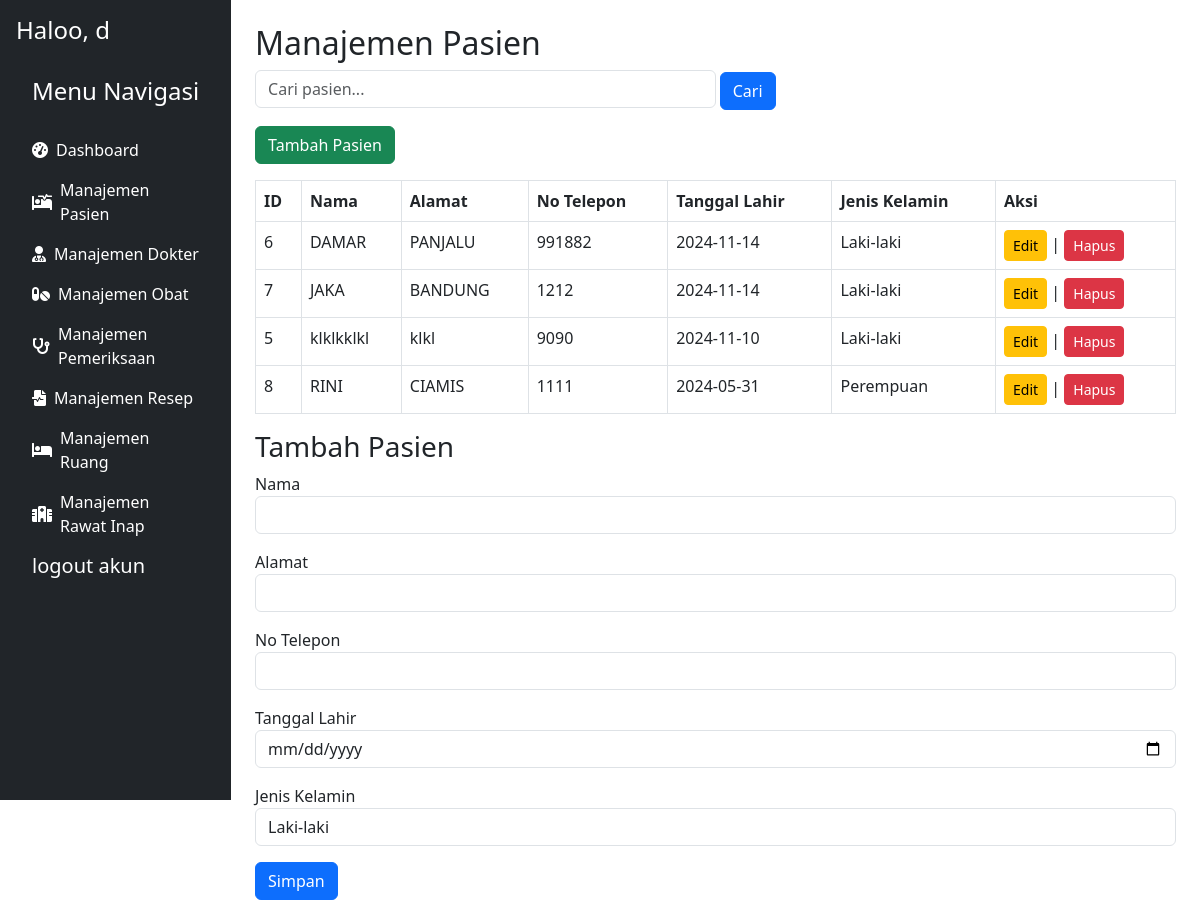
/pasien.php (signed in), run on the app's committed database.
### tables this page shows
CREATE TABLE `pasien` (
  `id_pasien` int(11) NOT NULL,
  `nama` varchar(100) NOT NULL,
  `alamat` text DEFAULT NULL,
  `no_telepon` varchar(15) DEFAULT NULL,
  `tanggal_lahir` date DEFAULT NULL,
  `jenis_kelamin` varchar(20) DEFAULT NULL
);

### pasien.php (the view, shortened to what this page needs)
<?php
include 'db.php';
$search = isset($_GET['search']) ? $_GET['search'] : '';
$result = $conn->query("SELECT * FROM pasien WHERE nama LIKE '%$search%' ORDER BY nama ASC");
?>
<!DOCTYPE html>
<html lang="id">
<head>
    <link rel="stylesheet" href="styles.css">
    <link href="https://cdn.jsdelivr.net/npm/bootstrap@5.3.0/dist/css/bootstrap.min.css" rel="stylesheet">
</head>
<body>
    <div class="d-flex ">
        <?php include 'sidebar.php'; ?>
        <div class="container-fluid p-4">
            <h2>Manajemen Pasien</h2>
            <form method="GET" action="" class="mb-3">
                <input type="text" name="search" placeholder="Cari pasien..." class="form-control d-inline w-50">
                <button type="submit" class="btn btn-primary">Cari</button>
            </form>
            <a href="pasien.php" class="btn btn-success mb-3">Tambah Pasien</a>
            <table class="table table-bordered">
                <thead>
                    <tr>
                        <th>ID</th>
                        <th>Nama</th>
                        <th>Alamat</th>
                        <th>No Telepon</th>
                        <th>Tanggal Lahir</th>
                        <th>Jenis Kelamin</th>
                        <th>Aksi</th>
                    </tr>
                </thead>
                <tbody>
                    <?php while ($row = $result->fetch_assoc()): ?>
                    <tr>
                        <td><?= $row['id_pasien']; ?></td>
                        <td><?= $row['nama']; ?></td>
                        <td><?= $row['alamat']; ?></td>
                        <td><?= $row['no_telepon']; ?></td>
                        <td><?= $row['tanggal_lahir']; ?></td>
                        <td><?= $row['jenis_kelamin']; ?></td>
                        <td>
                            <a href="pasien.php?id=<?= $row['id_pasien']; ?>" class="btn btn-warning btn-sm">Edit</a> |
                            <a href="hapus_pasien.php?id=<?= $row['id_pasien']; ?>" class="btn btn-danger btn-sm" onclick="return confirm('Yakin ingin menghapus?')">Hapus</a>
                        </td>
                    </tr>
                    <?php endwhile; ?>
                </tbody>
            </table>
            <h3><?= isset($_GET['id']) ? 'Edit' : 'Tambah'; ?> Pasien</h3>
            <form method="POST" action="">
                <div class="mb-3">
                    <label>Nama</label>
                    <input type="text" name="nama" class="form-control" value="<?= isset($data_edit['nama']) ? $data_edit['nama'] : ''; ?>" required>
                </div>
                <div class="mb-3">
                    <label>Alamat</label>
                    <input type="text" name="alamat" class="form-control" value="<?= isset($data_edit['alamat']) ? $data_edit['alamat'] : ''; ?>" required>
                </div>
                <div class="mb-3">
                    <label>No Telepon</label>
                    <input type="text" name="no_telepon" class="form-control" value="<?= isset($data_edit['no_telepon']) ? $data_edit['no_telepon'] : ''; ?>" required>
                </div>
                <div class="mb-3">
                    <label>Tanggal Lahir</label>
                    <input type="date" name="tanggal_lahir" class="form-control" value="<?= isset($data_edit['tanggal_lahir']) ? $data_edit['tanggal_lahir'] : ''; ?>" required>
                </div>
                <div class="mb-3">
                    <label>Jenis Kelamin</label>
                    <select name="jenis_kelamin" class="form-control" required>
                        <option value="Laki-laki" <?= isset($data_edit['jenis_kelamin']) && $data_edit['jenis_kelamin'] == 'Laki-laki' ? 'selected' : ''; ?>>Laki-laki</option>
                    </select>
                </div>
                <button type="submit" name="tambah_pasien" class="btn btn-primary">Simpan</button>
            </form>
        </div>
    </div>
</body>
</html>

### sidebar.php (shortened to what this page needs)
<?php
$username = $_SESSION['username'];
?>
<!DOCTYPE html>
<html lang="en">
<head>
    <link href="https://cdnjs.cloudflare.com/ajax/libs/font-awesome/6.0.0-beta3/css/all.min.css" rel="stylesheet">
    <link rel="stylesheet" href="styles.css">
</head>
<body>
<div class="bg-dark text-white vh-100 p-3">
<h4>Haloo, <?php echo $username; ?></h4><br>
    <h4 class="mb-4 text-center">Menu Navigasi</h4>
    <ul class="nav flex-column">
        <li class="nav-item">
            <a class="nav-link text-white d-flex align-items-center" href="index.php">
                <i class="fas fa-tachometer-alt me-2"></i> Dashboard
            </a>
        </li>
        <li class="nav-item">
            <a class="nav-link text-white d-flex align-items-center" href="pasien.php">
                <i class="fas fa-procedures me-2"></i> Manajemen Pasien
            </a>
        </li>
        <li class="nav-item">
            <a class="nav-link text-white d-flex align-items-center" href="dokter.php">
                <i class="fas fa-user-md me-2"></i> Manajemen Dokter
            </a>
        </li>
        <li class="nav-item">
            <a class="nav-link text-white d-flex align-items-center" href="obat.php">
                <i class="fas fa-pills me-2"></i> Manajemen Obat
            </a>
        </li>
        <li class="nav-item">
            <a class="nav-link text-white d-flex align-items-center" href="pemeriksaan.php">
                <i class="fas fa-stethoscope me-2"></i> Manajemen Pemeriksaan
            </a>
        </li>
        <li class="nav-item">
            <a class="nav-link text-white d-flex align-items-center" href="resep.php">
                <i class="fas fa-file-medical-alt me-2"></i> Manajemen Resep
            </a>
        </li>
        <li class="nav-item">
            <a class="nav-link text-white d-flex align-items-center" href="ruang.php">
                <i class="fas fa-bed me-2"></i> Manajemen Ruang
            </a>
        </li>
        <li class="nav-item">
            <a class="nav-link text-white d-flex align-items-center" href="rawat_inap.php">
                <i class="fas fa-hospital me-2"></i> Manajemen Rawat Inap
            </a>
        </li class="nav-item">
        <h5><a class="nav-link text-white d-flex align-items-center" href="logout.php">logout akun</a></h5>
    </ul>
</div>
</body>
</html>

### data on the page
pasien: id_pasien "6", nama "DAMAR", alamat "PANJALU", no_telepon "991882", tanggal_lahir "2024-11-14", jenis_kelamin "Laki-laki"
pasien: id_pasien "7", nama "JAKA", alamat "BANDUNG", no_telepon "1212", tanggal_lahir "2024-11-14", jenis_kelamin "Laki-laki"
pasien: id_pasien "5", nama "klklkklkl", alamat "klkl", no_telepon "9090", tanggal_lahir "2024-11-10", jenis_kelamin "Laki-laki"
pasien: id_pasien "8", nama "RINI", alamat "CIAMIS", no_telepon "1111", tanggal_lahir "2024-05-31", jenis_kelamin "Perempuan"

### other printed values
$username "d"
